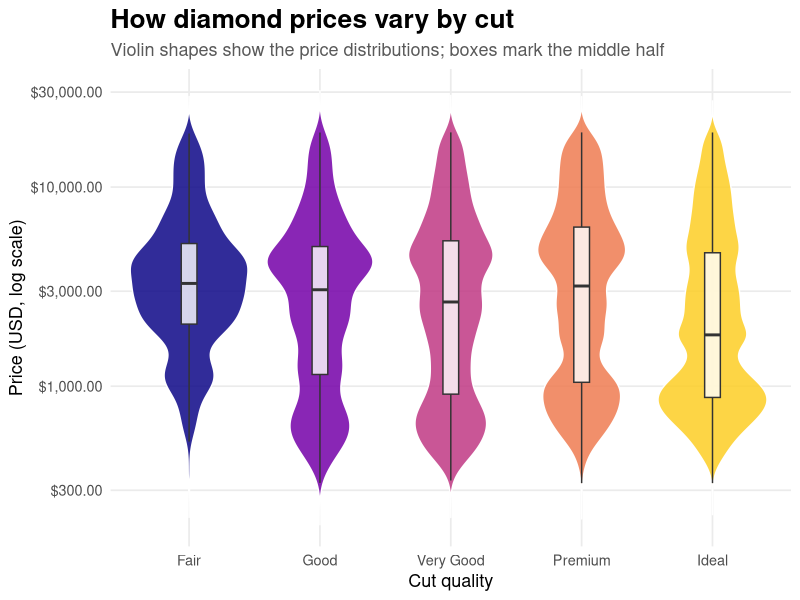

R code for this plot:
library(tidyverse)

diamonds_plot <- ggplot(diamonds, aes(x = cut, y = price, fill = cut)) +
  geom_violin(trim = FALSE, alpha = 0.85, color = "white") +
  geom_boxplot(width = 0.12, fill = "white", alpha = 0.8, outlier.shape = NA) +
  scale_fill_viridis_d(option = "C", end = 0.9) +
  scale_y_log10(labels = scales::label_dollar()) +
  labs(
    title = "How diamond prices vary by cut",
    subtitle = "Violin shapes show the price distributions; boxes mark the middle half",
    x = "Cut quality",
    y = "Price (USD, log scale)"
  ) +
  theme_minimal(base_size = 13) +
  theme(
    plot.title = element_text(face = "bold", size = 19),
    plot.subtitle = element_text(color = "gray35"),
    legend.position = "none",
    panel.grid.minor = element_blank()
  )

ggsave("diamonds-2.png", plot = diamonds_plot, width = 9, height = 6, dpi = 300)
